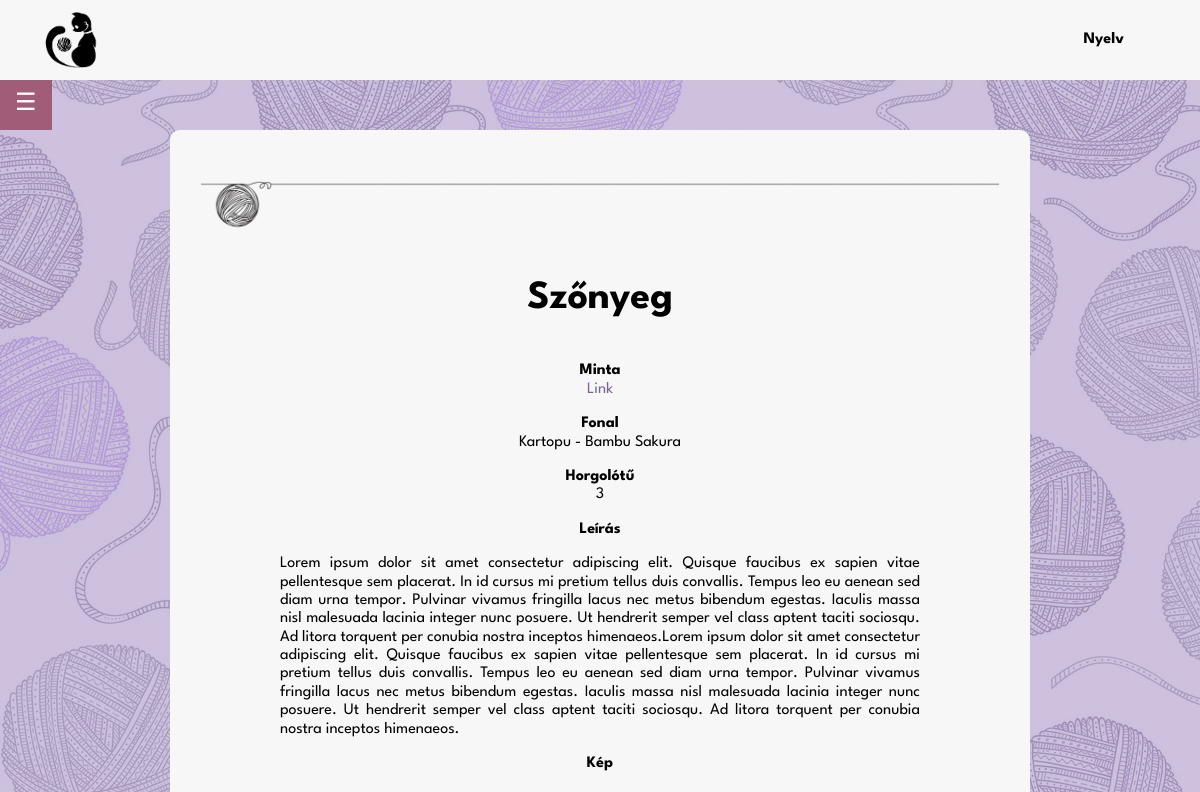
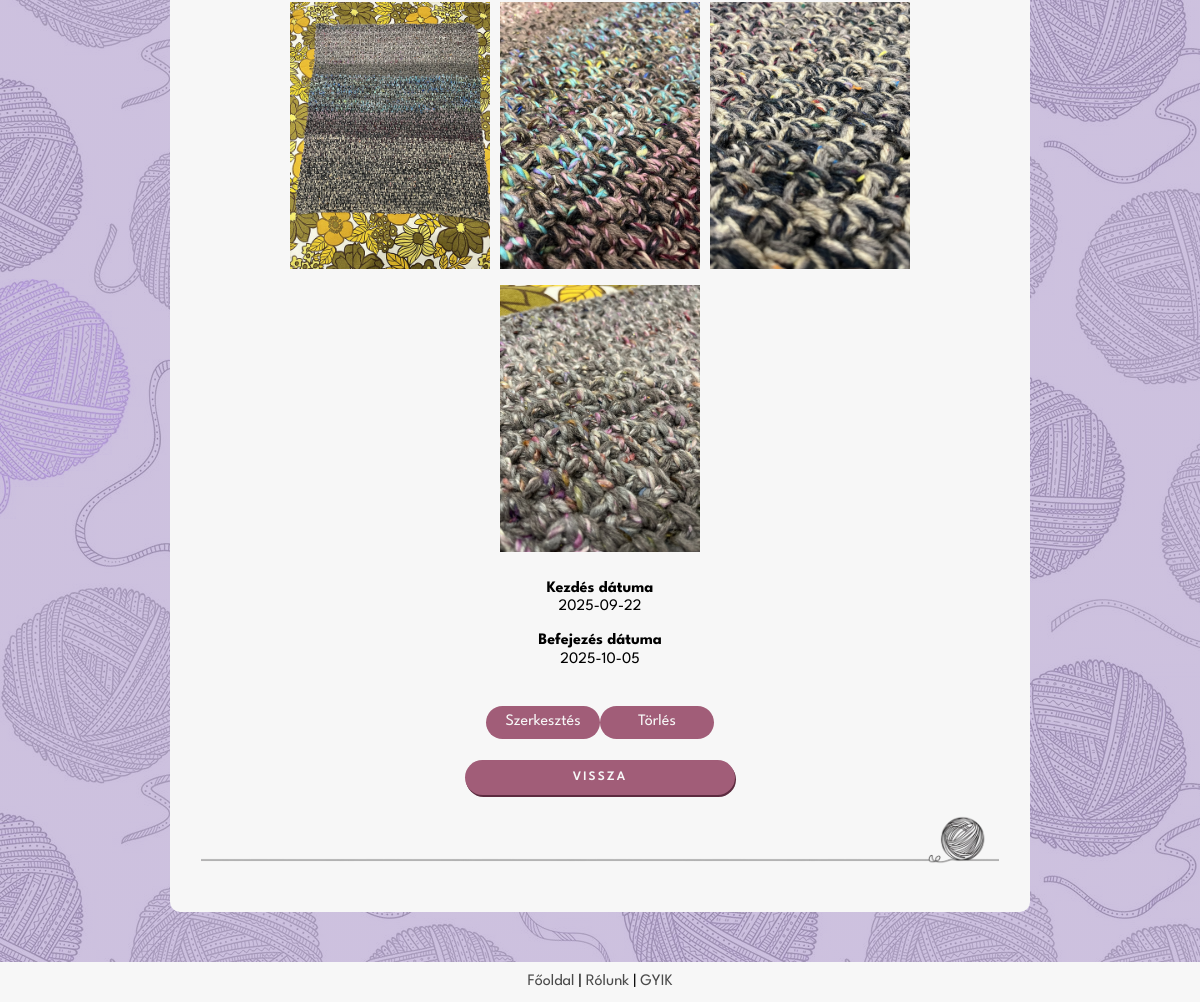
The page /project_page.php?id=104 (signed in) on the database its author committed (2 pictures, top to bottom).
### tables this page shows
CREATE TABLE IF NOT EXISTS `projects` (
  `uid` int NOT NULL,
  `id` int NOT NULL AUTO_INCREMENT,
  `name` varchar(255) NOT NULL,
  `pattern` varchar(1000) DEFAULT NULL,
  `yarn` varchar(255) DEFAULT NULL,
  `hook` decimal(10,0) DEFAULT NULL,
  `description` varchar(2000) DEFAULT NULL,
  `image` varchar(255) DEFAULT NULL,
  `start` date DEFAULT NULL,
  `finish` date DEFAULT NULL,
  PRIMARY KEY (`id`),
  KEY `Userid` (`uid`)
);

CREATE TABLE IF NOT EXISTS `yarns` (
  `id` int NOT NULL AUTO_INCREMENT,
  `brand` set('Drops','Alize','DMC','Kartopu','Nako','Wolans','Yarnart','Himalaya','Schachenmayr','Scheepjes','Lana Grossa','Vlna-Hep','Gründl','Red Heart','Malabrigo','Lion Brand','Bernat','Adriafil','Berroco','Blue Sky Fibers','Caron','Cascade','Debbie Bliss','Deramores','Dream in Color','Ella Rae','Hayfield','Hoooked','James C. Brett','Juniper Moon Farm','King Cole','Knit Collage','Koigu','Lang Yarns','Lopi','McIntosh','MillaMia','Noro','Paintbox','Patons','Plymouth','Sirdar','Snuggly',' Stylecraft','Tahki','The Yarn Collective','Trendsetter','Universal','Valley','Viking Of Norway','West Yorkshire Spinners','Willow and Lark','Wool and the Gang','Yarn and Colors','Hobbii Yarn','Yarnspirations','KnitPicks','Darn Good Yarn','We Are Knitters','Gorgeous Alpacas','Papillon','Gombolyda','Urth','FibraNatura') DEFAULT NULL,
  `variety` varchar(255) NOT NULL,
  PRIMARY KEY (`id`)
);

### backend/lang.php (called while the page is built, shortened)
<?php
    function lang($str) {
        return $str;
    }
?>

### project_page.php (the view, shortened to what this page needs)
<?php
require $_SERVER['DOCUMENT_ROOT'] . '/project/backend/config.php';
require $_SERVER['DOCUMENT_ROOT'] . '/project/backend/lang.php';
$project_id = $_GET['id'];
$stmt = $conn->prepare("SELECT p.id, p.name, p.pattern, p.hook, p.description, p.image, p.start, p.finish, y.brand, y.variety FROM projects p LEFT JOIN yarns y ON p.yarn = y.id WHERE p.id = ? AND p.uid = ?");
$stmt->bind_param("ii", $project_id, $_SESSION['uid']);
$stmt->execute();
$result = $stmt->get_result();
$minta = lang('Minta');
$fonal = lang('Fonal');
$horgolotu = lang('Horgolótű');
$leiras = lang('Leírás');
$kep = lang('Kép');
$kezdes = lang('Kezdés dátuma');
$befejezes = lang('Befejezés dátuma');
$torles = lang('Törlés');
$szerkesztes = lang('Szerkesztés');
?>
<!DOCTYPE html>
<head>
    <?php
    include $_SERVER['DOCUMENT_ROOT'] . '/project/frontend/header.php';
    ?>
</head>
<body>
    <div class="page_container">
        <main class="page_content">
            <div class="main_body">
                <?php
                include $_SERVER['DOCUMENT_ROOT'] . '/project/frontend/sidebar.php';
                ?>
                <div class="main_container">
                    <img src="/project/images/yarn2.png" class="image-center">
                    <?php
                    if ($result->num_rows > 0) {
                        while ($row = $result->fetch_assoc()) {
                            echo "<div>";
                            echo "<p style='font-size:2.5em'><b>{$row['name']}</b></p>";
                            echo "<p><b>$minta</b><br><a href='{$row['pattern']}' style='text-decoration:none; color:rgb(122, 100, 155); margin-bottom:15px;' target='_blank'>Link</a></p>";
                            echo "<p style='margin-bottom:15px;'><b>$fonal</b><br>";
                            if (!empty($row['brand']) && !empty($row['variety'])) {
                                echo "{$row['brand']} - {$row['variety']}";
                            } else {
                                echo lang('Nincs megadva fonal.');
                            }
                            echo "</p>";
                            echo "<p><b>$horgolotu</b><br>{$row['hook']}</p>";
                            echo "<p style='text-align: center; '>";
                            echo "<b>$leiras</b>";
                            echo "<br>";
                            echo "<p style='text-align:justify; text-justify: inter-word; width: 80%; margin: 0 auto; white-space: pre-wrap;'>{$row['description']}</p>";
                            echo "</p>";
                            echo "<p><b>$kep</b></p>";
                            if (!empty($row['image'])) {
                                $image_paths = explode(',', $row['image']);
                                foreach ($image_paths as $image_path) {
                                    $image_path = trim($image_path);
                                    if (!empty($image_path)) {
                                        echo "<img src='{$image_path}' alt='Project image' style='max-width: 200px; height: auto; margin: 5px;'>";
                                    }
                                }
                            } else {
                                echo "<p>Nincs kép feltöltve.</p>";
                            }
                            echo "<p><b>$kezdes</b><br>{$row['start']}</p>";
                            echo "<p><b>$befejezes</b><br>{$row['finish']}</p>";
                            echo "<br>";
                            echo "<a href='/project/edit_project.php?id={$row['id']}' class='link'>$szerkesztes</a>";
                            echo "<a href='/project/backend/delete_project.php?id={$row['id']}' class='link' onclick='return confirmDelete();'>$torles</a>";
                            echo "</div>";
                        }
                    } else {
                        echo "<div style='border: 1px solid rgb(90, 90, 90) text-align=center;'><p colspan='6'>Nincs elérhető adat!</p></div>";
                    }
                    ?>
                    <br>
                    <a href="/project/my_projects.php" class="button-link">
                        <?= lang('Vissza') ?>
                    </a>
                    <img src="/project/images/yarn2flipped.png" class="image-center">
                </div>
            </div>
        </main>
    </div>
    <?php
    include $_SERVER['DOCUMENT_ROOT'] . '/project/frontend/footer.php';
    ?>
</body>
</html>

### frontend/style.css (style rules this page uses)
body { font-family: 'League Spartan'; background-image: linear-gradient( rgba(184, 167, 209, 0.7), rgba(184, 167, 209, 0.7) ), url(../images/background.png); min-height: 100vh; display:flex; flex-direction:column; }
.main_body { display: flex; justify-content: center; min-width: 40%; align-items: flex-start; gap: 20px; }
.main_container, .main_container_home { background-color: rgb(247, 247, 247); border: none; border-radius: 10px; margin: 100px 0 0 0; text-align: center; width: 800px; padding: 30px 30px 40px 30px; }
.page_container { position: relative; min-height: 95vh; flex-grow: 1; }
.page_content { padding-bottom: 50px; }
@media (max-width: 1200px) { .main_body { margin-top: 100px; } }
@media (max-width: 1200px) { .main_container, .main_container_home { margin: 30px 0 0 0; width: 800px; } }
.image-center { margin-top: 20px; margin-left: auto; margin-right: auto; height: 50px; }
.button, .button_inverse, .button-search, .button-link { font-size: small; font-weight: 600; text-transform: uppercase; letter-spacing: 2px; border: none; border-radius: 20px; font-family: 'League Spartan'; text-decoration: none; padding: 10px; }
.button, .button-link { background-color: #a15d78; color: rgb(247, 247, 247); box-shadow: 1px 2px #5c2b3f; width: 270px; }
.button-link { display: inline-block; width: 250px; }
.link { display: inline-block; color: rgb(247, 247, 247); text-decoration: none; background-color: #a15d78; padding: 7px; border-radius: 30px; margin: 3px 0; width: 100px; }
:root { --sac: 'Monoton', cursive; --comf: 'Comfortaa', cursive; --dark: #1c1c1c; --light: rgb(247, 247, 247); --lilac: rgb(121, 105, 146); }

### rows shown on the page
projects: name "Szőnyeg", yarns.brand "Kartopu", yarns.variety "Bambu Sakura", hook "3", description "Lorem ipsum dolor sit amet consectetur adipiscing elit. Quisque faucibus ex sapien vitae pellentesque sem placerat. In id cursus mi pretium tellus duis convallis. Tempus leo eu aenean sed diam urna tempor. Pulvinar vivamus fringilla lacus nec metus bibendum egestas. Iaculis massa nisl malesuada lacinia integer nunc posuere. Ut hendrerit semper vel class aptent taciti sociosqu. Ad litora torquent per conubia nostra inceptos himenaeos.Lorem ipsum dolor sit amet consectetur adipiscing elit. Quisque faucibus ex sapien vitae pellentesque sem placerat. In id cursus mi pretium tellus duis convallis. Tempus leo eu aenean sed diam urna tempor. Pulvinar vivamus fringilla lacus nec metus bibendum…", image (picture), start "2025-09-22", finish "2025-10-05"

### other values the page prints
lang('Nyelv') "Nyelv"
lang('Vissza') "VISSZA"
lang('Főoldal') "Főoldal"
lang('Rólunk') "Rólunk"
lang('GYIK') "GYIK"
